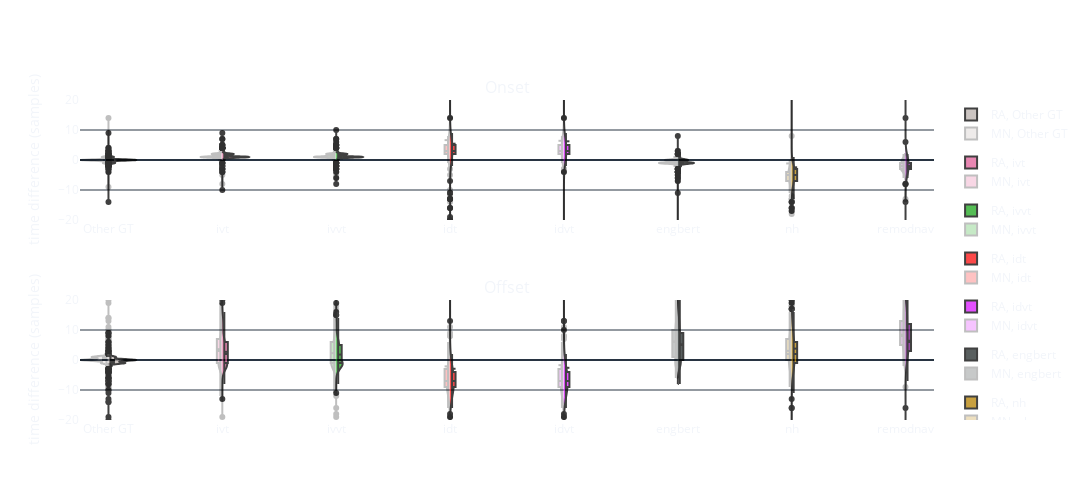

This figure's notebook cell:
### Markdown cell above
### RTO Distribution
#### (RTD is the s.t.d. around RTO)

### Code cell
fig = ctd.distributions_figure(time_diffs, GT1, gt2=GT2, only_box=False, show_other_gt=True)
fig.update_layout(
    title=None,
    width=1400, height=500,
    paper_bgcolor='rgba(0, 0, 0, 0)',
    plot_bgcolor='rgba(0, 0, 0, 0)',
    yaxis=dict(range=[-20, 20]), yaxis2=dict(range=[-20, 20]),
)
fig.show()

### Figure 1 — Plotly figure (JSON) as saved in the notebook; plotly's stock layout.template omitted (floating-point values rounded to 4 significant figures; data arrays with more than 128 entries replaced by an {"elided": "..."} marker saying what was removed)
{"data": [{"box": {"visible": true}, "fillcolor": "#bab0ac", "legendgroup": "Other GT", "line": {"color": "black"}, "meanline": {"visible": true}, "name": "RA, Other GT", "opacity": 0.75, "scalegroup": "onset", "showlegend": true, "side": "positive", "spanmode": "hard", "x0": "Other GT", "y": {"elided": "369 int values"}, "type": "violin", "xaxis": "x", "yaxis": "y"}, {"box": {"visible": true}, "fillcolor": "#E15F99", "legendgroup": "ivt", "line": {"color": "black"}, "meanline": {"visible": true}, "name": "RA, ivt", "opacity": 0.75, "scalegroup": "onset", "showlegend": true, "side": "positive", "spanmode": "hard", "x0": "ivt", "y": {"elided": "517 int values"}, "type": "violin", "xaxis": "x", "yaxis": "y"}, {"box": {"visible": true}, "fillcolor": "#1CA71C", "legendgroup": "ivvt", "line": {"color": "black"}, "meanline": {"visible": true}, "name": "RA, ivvt", "opacity": 0.75, "scalegroup": "onset", "showlegend": true, "side": "positive", "spanmode": "hard", "x0": "ivvt", "y": {"elided": "530 int values"}, "type": "violin", "xaxis": "x", "yaxis": "y"}, {"box": {"visible": true}, "fillcolor": "#FB0D0D", "legendgroup": "idt", "line": {"color": "black"}, "meanline": {"visible": true}, "name": "RA, idt", "opacity": 0.75, "scalegroup": "onset", "showlegend": true, "side": "positive", "spanmode": "hard", "x0": "idt", "y": {"elided": "306 int values"}, "type": "violin", "xaxis": "x", "yaxis": "y"}, {"box": {"visible": true}, "fillcolor": "#DA16FF", "legendgroup": "idvt", "line": {"color": "black"}, "meanline": {"visible": true}, "name": "RA, idvt", "opacity": 0.75, "scalegroup": "onset", "showlegend": true, "side": "positive", "spanmode": "hard", "x0": "idvt", "y": {"elided": "310 int values"}, "type": "violin", "xaxis": "x", "yaxis": "y"}, {"box": {"visible": true}, "fillcolor": "#222A2A", "legendgroup": "engbert", "line": {"color": "black"}, "meanline": {"visible": true}, "name": "RA, engbert", "opacity": 0.75, "scalegroup": "onset", "showlegend": true, "side": "positive", "spanmode": "hard", "x0": "engbert", "y": {"elided": "548 int values"}, "type": "violin", "xaxis": "x", "yaxis": "y"}, {"box": {"visible": true}, "fillcolor": "#B68100", "legendgroup": "nh", "line": {"color": "black"}, "meanline": {"visible": true}, "name": "RA, nh", "opacity": 0.75, "scalegroup": "onset", "showlegend": true, "side": "positive", "spanmode": "hard", "x0": "nh", "y": {"elided": "433 int values"}, "type": "violin", "xaxis": "x", "yaxis": "y"}, {"box": {"visible": true}, "fillcolor": "#750D86", "legendgroup": "remodnav", "line": {"color": "black"}, "meanline": {"visible": true}, "name": "RA, remodnav", "opacity": 0.75, "scalegroup": "onset", "showlegend": true, "side": "positive", "spanmode": "hard", "x0": "remodnav", "y": {"elided": "231 int values"}, "type": "violin", "xaxis": "x", "yaxis": "y"}, {"box": {"visible": true}, "fillcolor": "#bab0ac", "legendgroup": "Other GT", "line": {"color": "black"}, "meanline": {"visible": true}, "name": "MN, Other GT", "opacity": 0.25, "scalegroup": "onset", "showlegend": true, "side": "negative", "spanmode": "hard", "x0": "Other GT", "y": {"elided": "369 int values"}, "type": "violin", "xaxis": "x", "yaxis": "y"}, {"box": {"visible": true}, "fillcolor": "#E15F99", "legendgroup": "ivt", "line": {"color": "black"}, "meanline": {"visible": true}, "name": "MN, ivt", "opacity": 0.25, "scalegroup": "onset", "showlegend": true, "side": "negative", "spanmode": "hard", "x0": "ivt", "y": {"elided": "358 int values"}, "type": "violin", "xaxis": "x", "yaxis": "y"}, {"box": {"visible": true}, "fillcolor": "#1CA71C", "legendgroup": "ivvt", "line": {"color": "black"}, "meanline": {"visible": true}, "name": "MN, ivvt", "opacity": 0.25, "scalegroup": "onset", "showlegend": true, "side": "negative", "spanmode": "hard", "x0": "ivvt", "y": {"elided": "368 int values"}, "type": "violin", "xaxis": "x", "yaxis": "y"}, {"box": {"visible": true}, "fillcolor": "#FB0D0D", "legendgroup": "idt", "line": {"color": "black"}, "meanline": {"visible": true}, "name": "MN, idt", "opacity": 0.25, "scalegroup": "onset", "showlegend": true, "side": "negative", "spanmode": "hard", "x0": "idt", "y": {"elided": "215 int values"}, "type": "violin", "xaxis": "x", "yaxis": "y"}, {"box": {"visible": true}, "fillcolor": "#DA16FF", "legendgroup": "idvt", "line": {"color": "black"}, "meanline": {"visible": true}, "name": "MN, idvt", "opacity": 0.25, "scalegroup": "onset", "showlegend": true, "side": "negative", "spanmode": "hard", "x0": "idvt", "y": {"elided": "218 int values"}, "type": "violin", "xaxis": "x", "yaxis": "y"}, {"box": {"visible": true}, "fillcolor": "#222A2A", "legendgroup": "engbert", "line": {"color": "black"}, "meanline": {"visible": true}, "name": "MN, engbert", "opacity": 0.25, "scalegroup": "onset", "showlegend": true, "side": "negative", "spanmode": "hard", "x0": "engbert", "y": {"elided": "374 int values"}, "type": "violin", "xaxis": "x", "yaxis": "y"}, {"box": {"visible": true}, "fillcolor": "#B68100", "legendgroup": "nh", "line": {"color": "black"}, "meanline": {"visible": true}, "name": "MN, nh", "opacity": 0.25, "scalegroup": "onset", "showlegend": true, "side": "negative", "spanmode": "hard", "x0": "nh", "y": {"elided": "289 int values"}, "type": "violin", "xaxis": "x", "yaxis": "y"}, {"box": {"visible": true}, "fillcolor": "#750D86", "legendgroup": "remodnav", "line": {"color": "black"}, "meanline": {"visible": true}, "name": "MN, remodnav", "opacity": 0.25, "scalegroup": "onset", "showlegend": true, "side": "negative", "spanmode": "hard", "x0": "remodnav", "y": {"elided": "150 int values"}, "type": "violin", "xaxis": "x", "yaxis": "y"}, {"box": {"visible": true}, "fillcolor": "#bab0ac", "legendgroup": "Other GT", "line": {"color": "black"}, "meanline": {"visible": true}, "name": "RA, Other GT", "opacity": 0.75, "scalegroup": "offset", "showlegend": false, "side": "positive", "spanmode": "hard", "x0": "Other GT", "y": {"elided": "369 int values"}, "type": "violin", "xaxis": "x2", "yaxis": "y2"}, {"box": {"visible": true}, "fillcolor": "#E15F99", "legendgroup": "ivt", "line": {"color": "black"}, "meanline": {"visible": true}, "name": "RA, ivt", "opacity": 0.75, "scalegroup": "offset", "showlegend": false, "side": "positive", "spanmode": "hard", "x0": "ivt", "y": {"elided": "516 int values"}, "type": "violin", "xaxis": "x2", "yaxis": "y2"}, {"box": {"visible": true}, "fillcolor": "#1CA71C", "legendgroup": "ivvt", "line": {"color": "black"}, "meanline": {"visible": true}, "name": "RA, ivvt", "opacity": 0.75, "scalegroup": "offset", "showlegend": false, "side": "positive", "spanmode": "hard", "x0": "ivvt", "y": {"elided": "529 int values"}, "type": "violin", "xaxis": "x2", "yaxis": "y2"}, {"box": {"visible": true}, "fillcolor": "#FB0D0D", "legendgroup": "idt", "line": {"color": "black"}, "meanline": {"visible": true}, "name": "RA, idt", "opacity": 0.75, "scalegroup": "offset", "showlegend": false, "side": "positive", "spanmode": "hard", "x0": "idt", "y": {"elided": "305 int values"}, "type": "violin", "xaxis": "x2", "yaxis": "y2"}, {"box": {"visible": true}, "fillcolor": "#DA16FF", "legendgroup": "idvt", "line": {"color": "black"}, "meanline": {"visible": true}, "name": "RA, idvt", "opacity": 0.75, "scalegroup": "offset", "showlegend": false, "side": "positive", "spanmode": "hard", "x0": "idvt", "y": {"elided": "310 int values"}, "type": "violin", "xaxis": "x2", "yaxis": "y2"}, {"box": {"visible": true}, "fillcolor": "#222A2A", "legendgroup": "engbert", "line": {"color": "black"}, "meanline": {"visible": true}, "name": "RA, engbert", "opacity": 0.75, "scalegroup": "offset", "showlegend": false, "side": "positive", "spanmode": "hard", "x0": "engbert", "y": {"elided": "548 int values"}, "type": "violin", "xaxis": "x2", "yaxis": "y2"}, {"box": {"visible": true}, "fillcolor": "#B68100", "legendgroup": "nh", "line": {"color": "black"}, "meanline": {"visible": true}, "name": "RA, nh", "opacity": 0.75, "scalegroup": "offset", "showlegend": false, "side": "positive", "spanmode": "hard", "x0": "nh", "y": {"elided": "430 int values"}, "type": "violin", "xaxis": "x2", "yaxis": "y2"}, {"box": {"visible": true}, "fillcolor": "#750D86", "legendgroup": "remodnav", "line": {"color": "black"}, "meanline": {"visible": true}, "name": "RA, remodnav", "opacity": 0.75, "scalegroup": "offset", "showlegend": false, "side": "positive", "spanmode": "hard", "x0": "remodnav", "y": {"elided": "231 int values"}, "type": "violin", "xaxis": "x2", "yaxis": "y2"}, {"box": {"visible": true}, "fillcolor": "#bab0ac", "legendgroup": "Other GT", "line": {"color": "black"}, "meanline": {"visible": true}, "name": "MN, Other GT", "opacity": 0.25, "scalegroup": "offset", "showlegend": false, "side": "negative", "spanmode": "hard", "x0": "Other GT", "y": {"elided": "369 int values"}, "type": "violin", "xaxis": "x2", "yaxis": "y2"}, {"box": {"visible": true}, "fillcolor": "#E15F99", "legendgroup": "ivt", "line": {"color": "black"}, "meanline": {"visible": true}, "name": "MN, ivt", "opacity": 0.25, "scalegroup": "offset", "showlegend": false, "side": "negative", "spanmode": "hard", "x0": "ivt", "y": {"elided": "357 int values"}, "type": "violin", "xaxis": "x2", "yaxis": "y2"}, {"box": {"visible": true}, "fillcolor": "#1CA71C", "legendgroup": "ivvt", "line": {"color": "black"}, "meanline": {"visible": true}, "name": "MN, ivvt", "opacity": 0.25, "scalegroup": "offset", "showlegend": false, "side": "negative", "spanmode": "hard", "x0": "ivvt", "y": {"elided": "367 int values"}, "type": "violin", "xaxis": "x2", "yaxis": "y2"}, {"box": {"visible": true}, "fillcolor": "#FB0D0D", "legendgroup": "idt", "line": {"color": "black"}, "meanline": {"visible": true}, "name": "MN, idt", "opacity": 0.25, "scalegroup": "offset", "showlegend": false, "side": "negative", "spanmode": "hard", "x0": "idt", "y": {"elided": "215 int values"}, "type": "violin", "xaxis": "x2", "yaxis": "y2"}, {"box": {"visible": true}, "fillcolor": "#DA16FF", "legendgroup": "idvt", "line": {"color": "black"}, "meanline": {"visible": true}, "name": "MN, idvt", "opacity": 0.25, "scalegroup": "offset", "showlegend": false, "side": "negative", "spanmode": "hard", "x0": "idvt", "y": {"elided": "218 int values"}, "type": "violin", "xaxis": "x2", "yaxis": "y2"}, {"box": {"visible": true}, "fillcolor": "#222A2A", "legendgroup": "engbert", "line": {"color": "black"}, "meanline": {"visible": true}, "name": "MN, engbert", "opacity": 0.25, "scalegroup": "offset", "showlegend": false, "side": "negative", "spanmode": "hard", "x0": "engbert", "y": {"elided": "374 int values"}, "type": "violin", "xaxis": "x2", "yaxis": "y2"}, {"box": {"visible": true}, "fillcolor": "#B68100", "legendgroup": "nh", "line": {"color": "black"}, "meanline": {"visible": true}, "name": "MN, nh", "opacity": 0.25, "scalegroup": "offset", "showlegend": false, "side": "negative", "spanmode": "hard", "x0": "nh", "y": {"elided": "285 int values"}, "type": "violin", "xaxis": "x2", "yaxis": "y2"}, {"box": {"visible": true}, "fillcolor": "#750D86", "legendgroup": "remodnav", "line": {"color": "black"}, "meanline": {"visible": true}, "name": "MN, remodnav", "opacity": 0.25, "scalegroup": "offset", "showlegend": false, "side": "negative", "spanmode": "hard", "x0": "remodnav", "y": {"elided": "150 int values"}, "type": "violin", "xaxis": "x2", "yaxis": "y2"}], "layout": {"xaxis": {"anchor": "y", "domain": [0.0, 1.0]}, "yaxis": {"anchor": "x", "domain": [0.625, 1.0], "title": {"text": "time difference (samples)"}, "range": [-20, 20]}, "xaxis2": {"anchor": "y2", "domain": [0.0, 1.0]}, "yaxis2": {"anchor": "x2", "domain": [0.0, 0.375], "title": {"text": "time difference (samples)"}, "range": [-20, 20]}, "annotations": [{"font": {"size": 16}, "showarrow": false, "text": "Onset", "x": 0.5, "xanchor": "center", "xref": "paper", "y": 1.0, "yanchor": "bottom", "yref": "paper"}, {"font": {"size": 16}, "showarrow": false, "text": "Offset", "x": 0.5, "xanchor": "center", "xref": "paper", "y": 0.375, "yanchor": "bottom", "yref": "paper"}], "title": {}, "violinmode": "overlay", "boxmode": "group", "boxgroupgap": 0, "boxgap": 0, "width": 1400, "height": 500, "paper_bgcolor": "rgba(0, 0, 0, 0)", "plot_bgcolor": "rgba(0, 0, 0, 0)"}}
